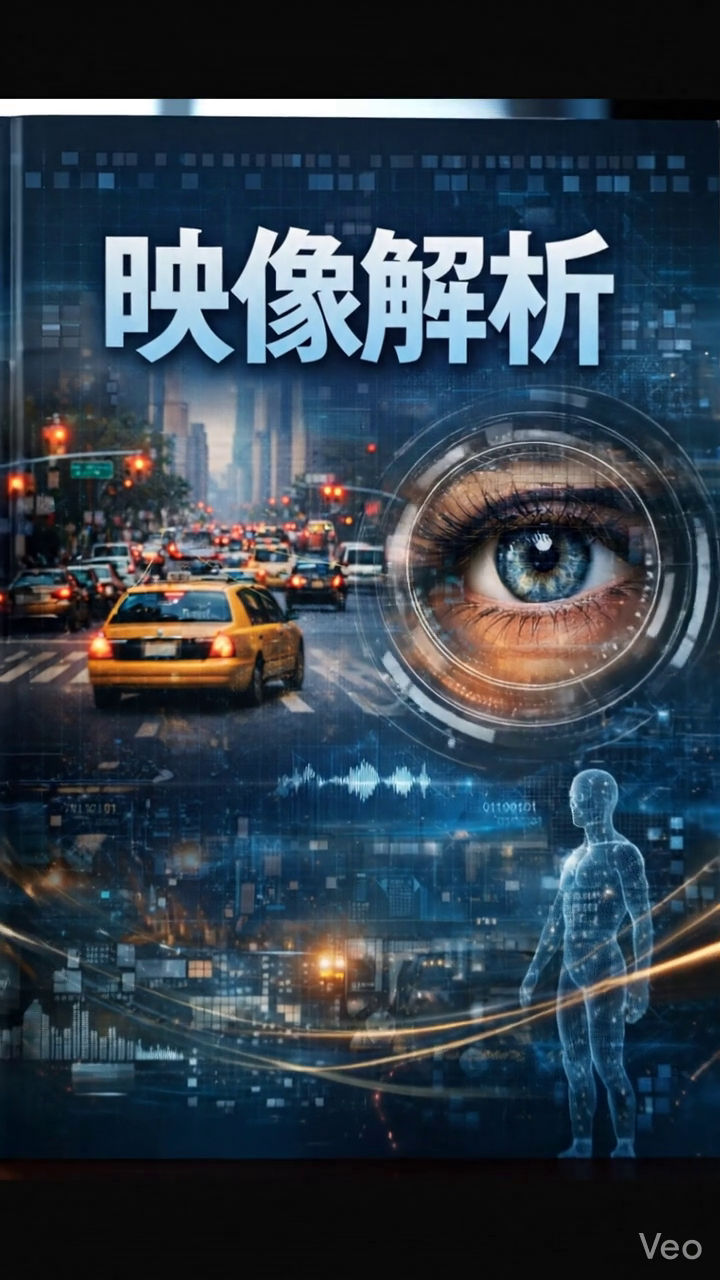
#> input picture frame 19 of Chapter05/input_for_SIFT.mp4, 720 x 1280 px, given in place of input_full_body.mp4, which was not available
$ python 05-02_HOG_SVM.py
#> lines starting #> are read from the running program, lines starting #| are printed output that depends on the picture; after the words box and inside, x2 and y2 are one past the last pixel; in counts of white or black regions, pixels touching at a corner belong together; pictures that were not available may be replaced by others from this repository, and a replacement may not be noted
import cv2

# HOG記述子と学習済みSVM（歩行者用）を設定
hog = cv2.HOGDescriptor()
hog.setSVMDetector(cv2.HOGDescriptor_getDefaultPeopleDetector())

cap = cv2.VideoCapture('input_full_body.mp4')

while cap.isOpened():
    ret, frame = cap.read()
#> frame is the input picture: shape (1280, 720, 3); mean B, G, R 74.8, 63.1, 50.1
    if not ret:
        break

    # マルチスケール検出
    rects, weights = hog.detectMultiScale(
        frame,
        hitThreshold=0,
        winStride=(8, 8),
        padding=(8, 8),
        scale=1.05
    )
#> rects = [[194, 176, 111, 222], [483, 786, 223, 445]]; weights = [0.199, 0.509]

    # 検出結果を描画
    for (x, y, w, h) in rects:
        cv2.rectangle(frame, (x, y), (x+w, y+h), (0, 255, 0), 2)
#> this loop made 2 passes
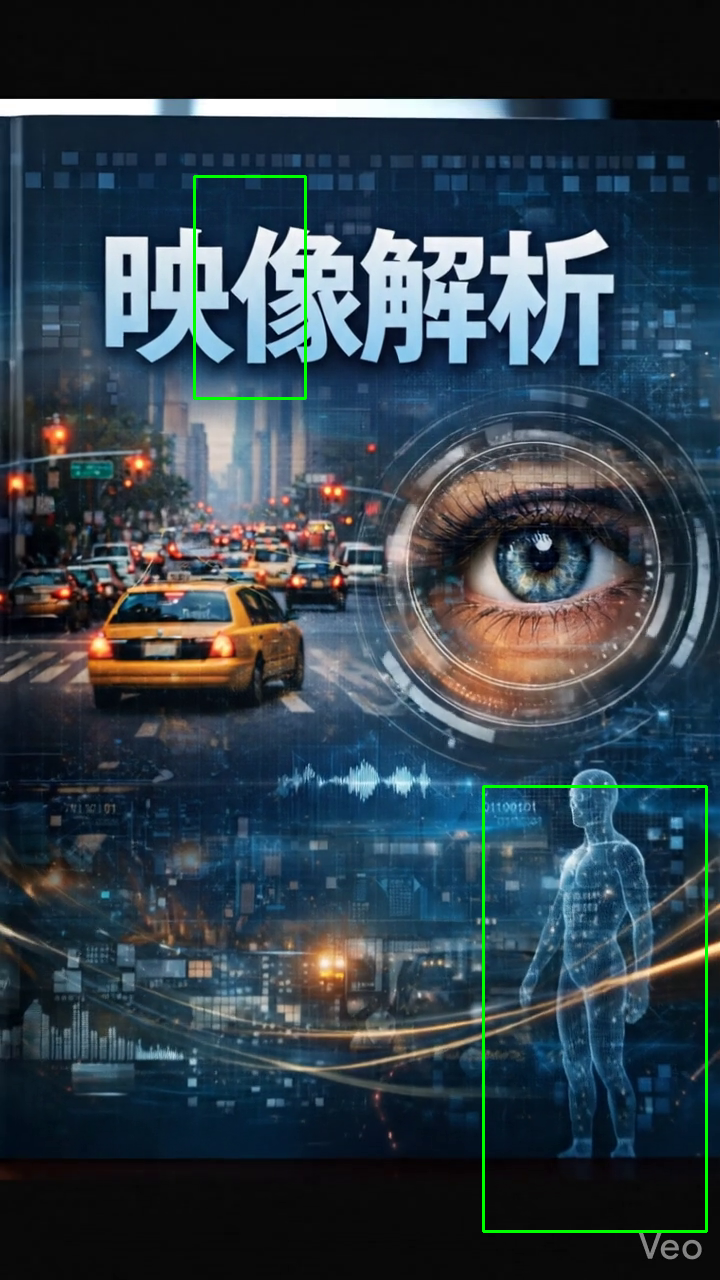
#> frame: shape (1280, 720, 3); 0.65% of pixels changed, all inside (x1, y1, x2, y2) = (193, 175, 708, 1233)

    cv2.imshow('HOG+SVM Pedestrian', frame)
    if cv2.waitKey(20) & 0xFF == ord('q'):
#> (key q is pressed here)
        break

cap.release()
cv2.destroyAllWindows()

$ run again, starting later in the video
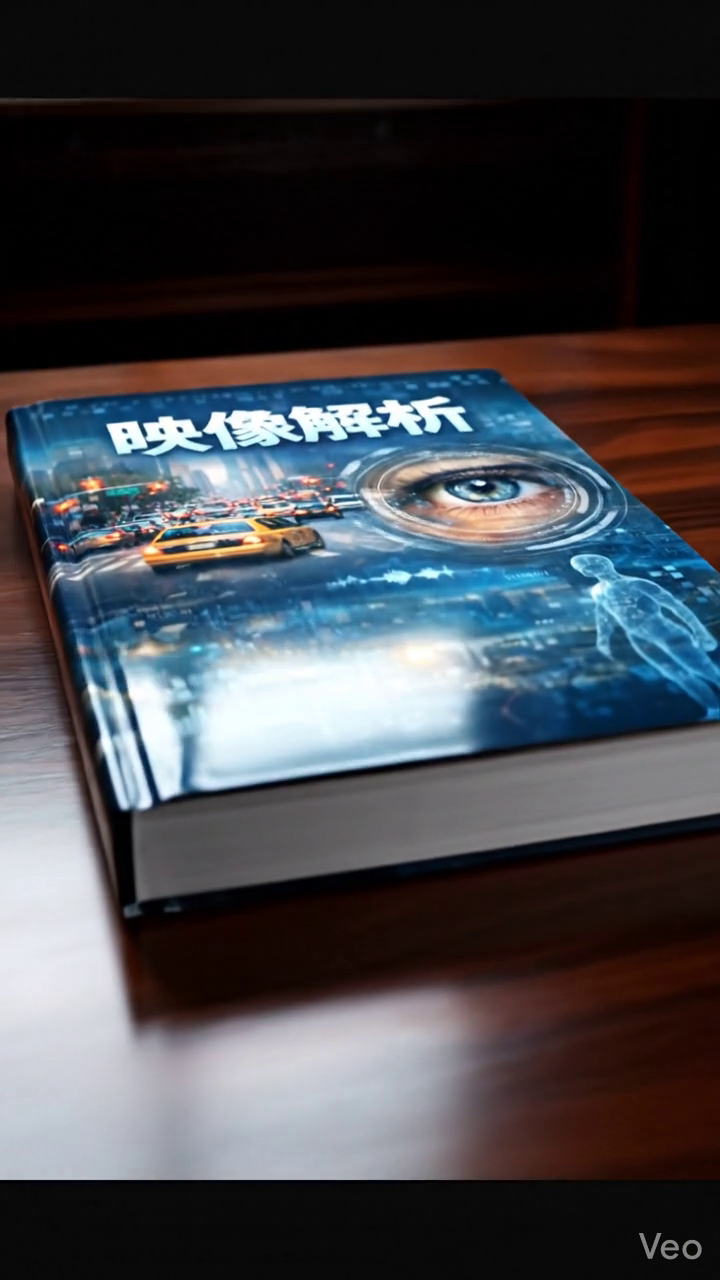
#> input picture frame 86 of Chapter05/input_for_SIFT.mp4, 720 x 1280 px, given in place of input_full_body.mp4, which was not available
#> frame is the input picture: shape (1280, 720, 3); mean B, G, R 76.2, 70.8, 69
#> rects = [[99, 612, 116, 231], [13, 574, 148, 294]]; weights = [0.958, 0.541]
#> the loop `for (x, y, w, h) in rects:` made 2 passes
#> after the loop `for (x, y, w, h) in rects:`:
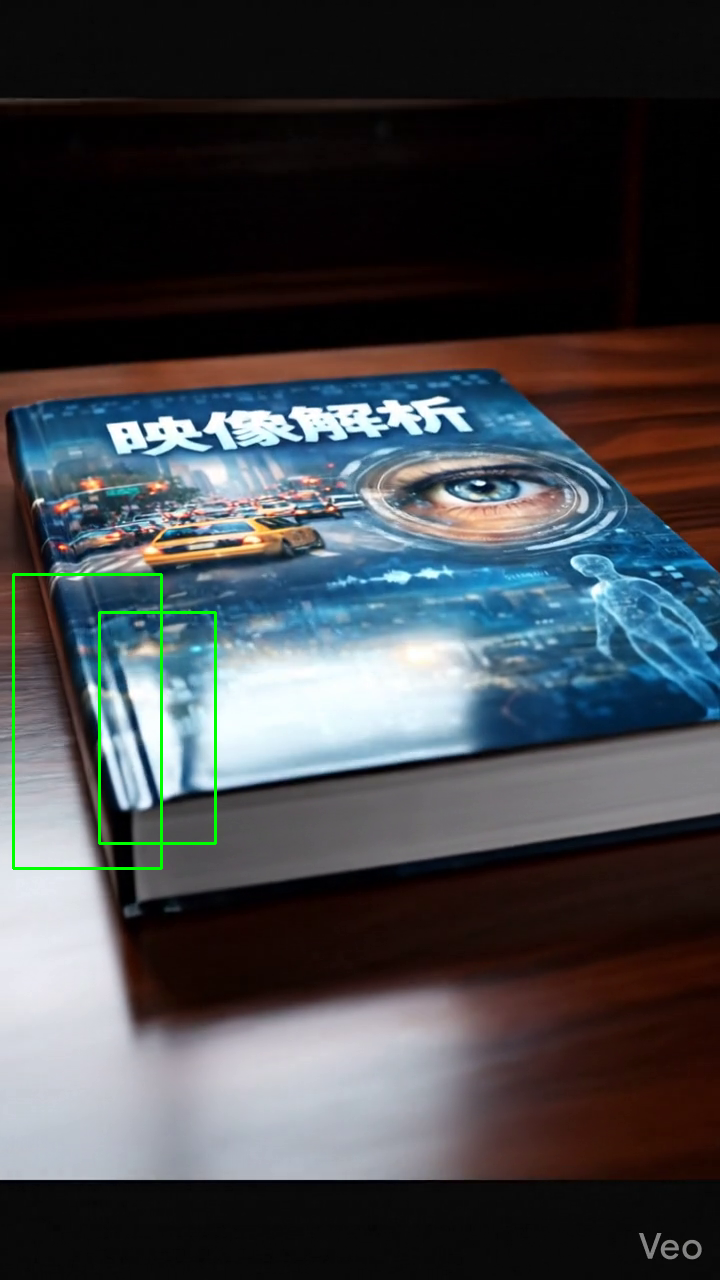
#> frame: shape (1280, 720, 3); 0.51% of pixels changed, all inside (x1, y1, x2, y2) = (12, 573, 217, 870)
